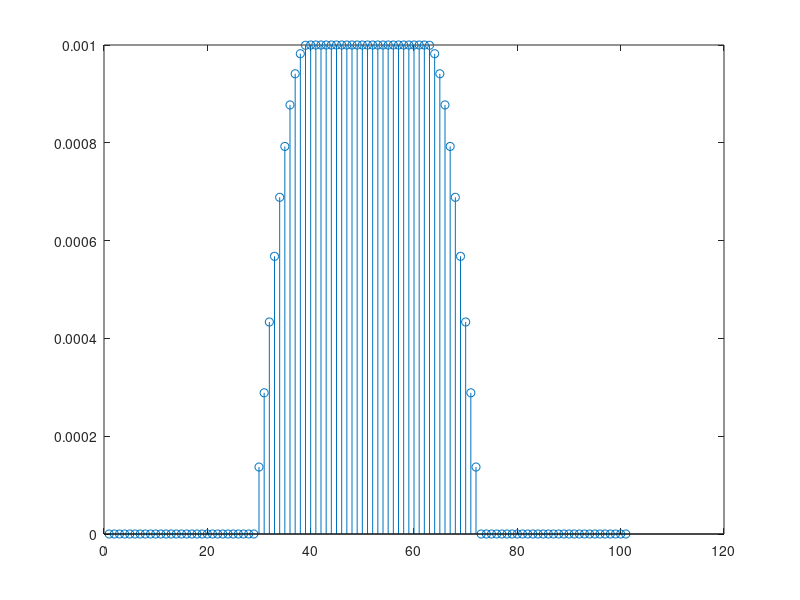
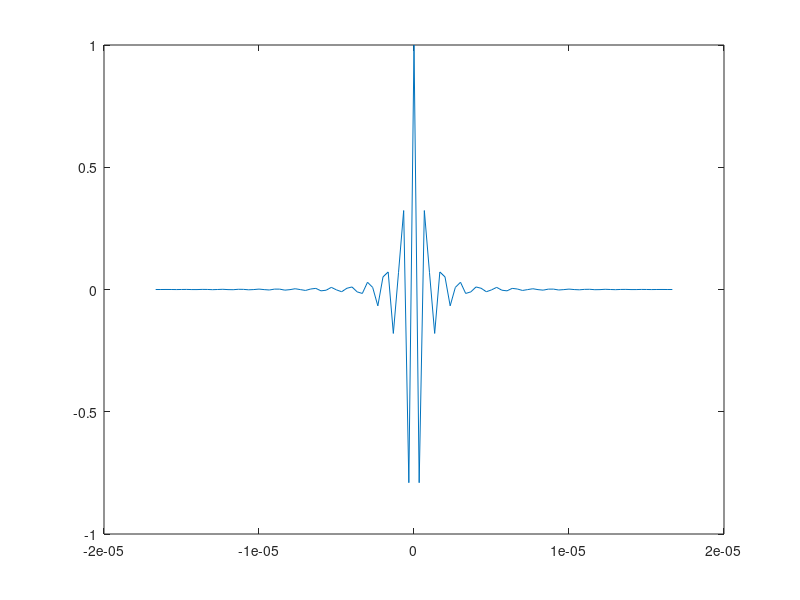

Here is the MATLAB script that generated these plots, in order:
%function  result_t = nyquist(taps, beta)
clear all; close all;
taps = 101;
beta = 0.3;
f_samp = 3e6;
f_symb = 1e6;
T = 1/f_symb;
result = zeros(1, taps);
stepo = 1 / taps * f_samp;
highf = stepo * (taps - 1)/2;
f = linspace(-highf, highf, taps);
lcorner = (1 - beta) / (2 * T);
rcorner = (1 + beta) / (2 * T);
for i = 1:1:taps
	if (abs(f(i)) < lcorner)
		result(i) = sqrt(T);
	elseif (abs(f(i)) > rcorner)
		result(i) = 0;
    else
        result(i) = sqrt(T / 2 * (1 + cos(pi * T / beta * (abs(f(i)) - lcorner))));
    end 
end
figure;
stem(result)
result_t = ifft(result);
result_t = [result_t(52:end) result_t(1:51)];
result_t = result_t./result_t(51);
figure;
t = (-(taps - 1) / 2 : (taps - 1) / 2)./f_samp;
plot(t,result_t)
